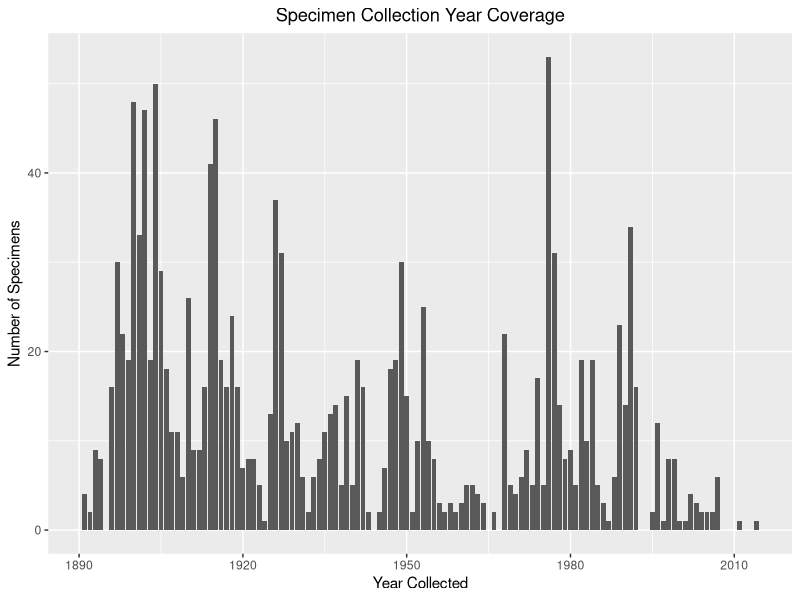
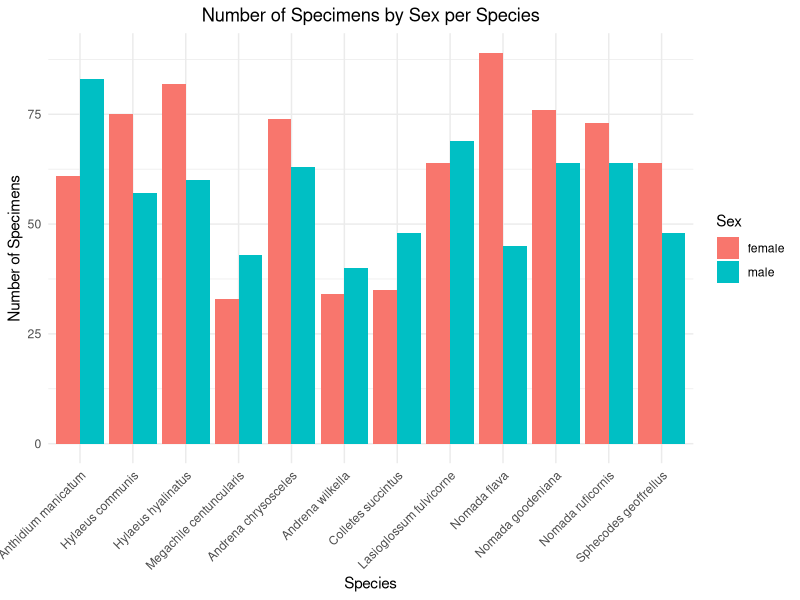

Reproduce these figures in R, in order.

library(ggplot2)
library(dplyr)


# Read in the dataset

bees_explore <- read.csv("Data/14_04_26_bees_temps_5km.csv")


# Set species order so they are organised by ecology and consistent across plots
species_order <- c(
  "Anthidium manicatum",
  "Hylaeus communis",
  "Hylaeus hyalinatus",
  "Megachile centuncularis",
  "Andrena chrysosceles",
  "Andrena wilkella",
  "Colletes succintus",
  "Lasioglossum fulvicorne",
  "Nomada flava",
  "Nomada goodeniana",
  "Nomada ruficornis",
  "Sphecodes geoffrellus"
)
bees_explore$full_name <- factor(bees_explore$full_name, levels = species_order)


# Plot the number of bee specimens measured from each year

ggplot(bees_explore, aes(x = year)) + geom_bar() + ggtitle("Specimen Collection Year Coverage") + theme(plot.title = element_text(hjust = 0.5)) + xlab("Year Collected") + ylab("Number of Specimens")



# Plot the number of specimens of each sex for each species
ggplot(bees_explore, aes(x = full_name, fill = sex)) +
  geom_bar(position = "dodge") +
  labs(
    title = "Number of Specimens by Sex per Species",
    x = "Species",
    y = "Number of Specimens",
    fill = "Sex"
  ) +
  theme_minimal() +
  theme(
    plot.title = element_text(hjust = 0.5),
    axis.text.x = element_text(angle = 45, hjust = 1)
  )
